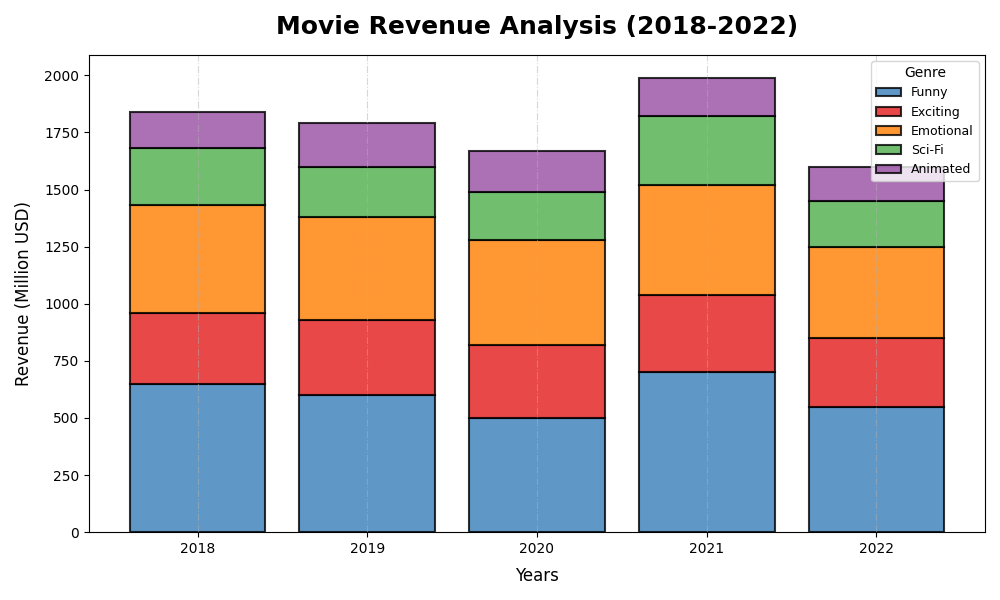

The script that drew this image:
import matplotlib.pyplot as plt
import numpy as np

years = np.arange(2018, 2023)

action = np.array([650, 600, 500, 700, 550])
comedy = np.array([310, 330, 320, 340, 300])
drama = np.array([470, 450, 460, 480, 400])
sci_fi = np.array([250, 220, 210, 300, 200])
animation = np.array([160, 190, 180, 170, 150])

new_colors = ['#377eb8', '#e41a1c', '#ff7f00', '#4daf4a', '#984ea3']

fig, ax = plt.subplots(figsize=(10, 6))

bottom_values = np.zeros(len(years))

for genre_data, color, label in zip(
    [action, comedy, drama, sci_fi, animation],
    new_colors,
    ['Funny', 'Exciting', 'Emotional', 'Sci-Fi', 'Animated']
):
    ax.bar(years, genre_data, bottom=bottom_values, label=label, color=color, alpha=0.8, edgecolor='black', linewidth=1.5)
    bottom_values += genre_data

ax.set_title('Movie Revenue Analysis (2018-2022)', fontsize=18, fontweight='bold', pad=15)
ax.set_xlabel('Years', fontsize=12, labelpad=8)
ax.set_ylabel('Revenue (Million USD)', fontsize=12, labelpad=8)

ax.set_xticks(years)
ax.set_xticklabels(years, rotation=0, ha='center')

ax.legend(title='Genre', loc='upper right', fontsize=9)

ax.grid(axis='x', linestyle='-.', alpha=0.5)

plt.tight_layout()

plt.show()
